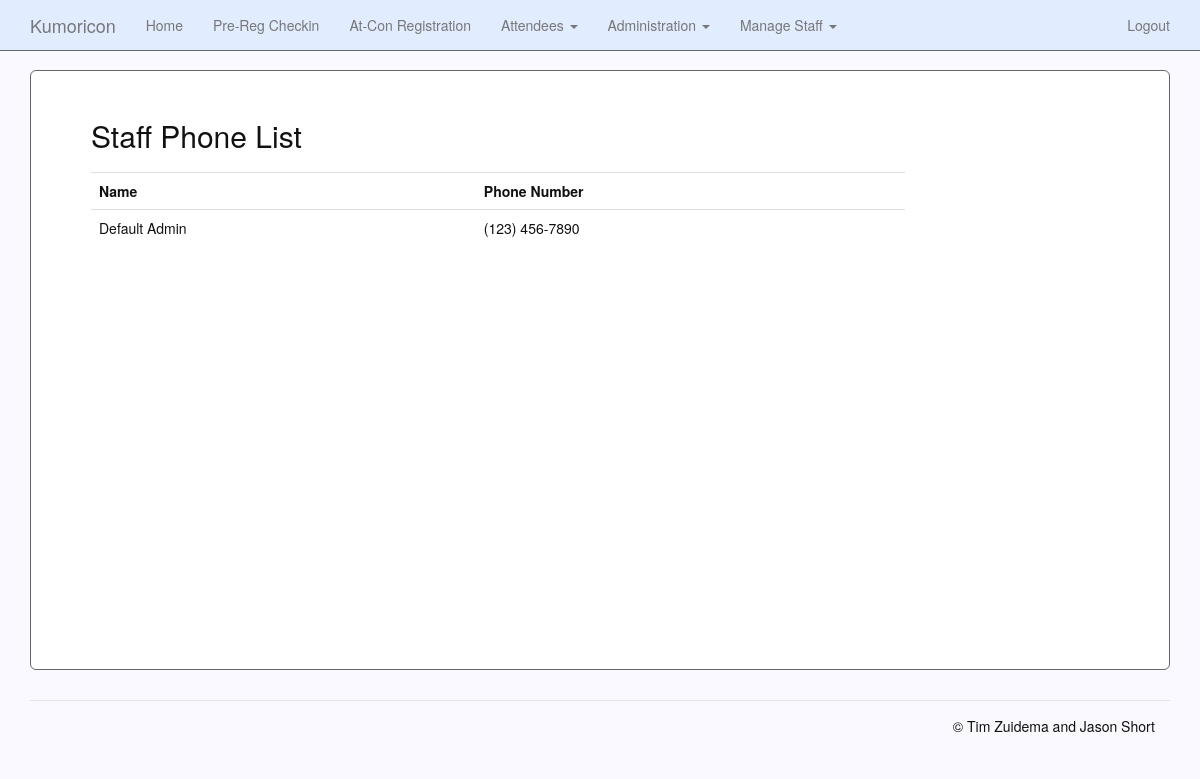
/site/staff/staff_contact_list.php (signed in), run on the app's committed database.
### tables this page shows
CREATE TABLE reg_staff
(
    staff_id        INT(10) PRIMARY KEY UNIQUE NOT NULL AUTO_INCREMENT,
    username        VARCHAR(60) NOT NULL UNIQUE,
    password        CHAR(98) NOT NULL,
    enabled         BOOLEAN DEFAULT TRUE NOT NULL,
    first_name      VARCHAR(60) NOT NULL,
    last_name       VARCHAR(60) NOT NULL,
    initials        CHAR(3) UNIQUE NOT NULL,
    phone_number    VARCHAR(60),
    last_badge_number MEDIUMINT(5) UNSIGNED ZEROFILL DEFAULT 0 NOT NULL COMMENT 'Last badge number created by this user',
    access_level    INT DEFAULT 1 NOT NULL
);

### site/includes/functions.php (called while the page is built, shortened)
<?php
$conn = getDBConnection();
function getDBConnection() {
	$db_hostname = "localhost";
	$db_name = "registration";
	$db_user = "kumo_rw";
	$db_password = "CHANGEME";
	try {
		$conn = new PDO('mysql:host=' . $db_hostname . ';dbname=' . $db_name, $db_user, $db_password);
		$conn->setAttribute(PDO::ATTR_ERRMODE, PDO::ERRMODE_EXCEPTION);
	} catch(PDOException $e) {
		echo 'ERROR: ' . $e->getMessage();
		die();
	}
	return $conn;
}
function staffList(){
	global $conn;
	$stmt = $conn->prepare("SELECT * FROM reg_staff ORDER BY first_name ASC");
	$stmt->execute();
	$stmt->setFetchMode(PDO::FETCH_CLASS, "Staff");
	return $stmt;
}

### site/staff/staff_contact_list.php (the view, shortened to what this page needs)
<?php
require_once('../includes/functions.php');
$staffList = staffList();
?>
<!DOCTYPE html>
<html lang="en">
<head>
  <link href="../assets/dist/css/bootstrap.min.css" rel="stylesheet">
  <link href="../assets/css/navbar-fixed-top.css" rel="stylesheet">
</head>
<body>
<?php require '../includes/template/navigationBar.php'; ?>
<div class="container">
  <div class="jumbotron">
    <h2>Staff Phone List</h2>
    <table id="list_table" class="table report">
      <tr>
        <th scope="col">Name</th>
        <th scope="col">Phone Number</th>
      </tr>
      <?php while ($staff = $staffList->fetch()) { ?>
        <tr>
          <td><?php echo $staff->first_name ?> <?php echo $staff->last_name ?></td>
          <td><?php echo $staff->phone_number ?></td>
        </tr>
      <?php } ?>
    </table>
  </div>
  <?php require '../includes/template/footer.php' ?>
</div>
</body>
</html>

### site/assets/css/navbar-fixed-top.css (style rules this page uses)
body { padding-top: 70px; background-color: #F9F9FF; color: #111; }
.jumbotron { color: #111; background-color: #FFFFFF; min-height: 600px; border: 1px solid #666; }
.report { width: 80%; }
h2 { margin-top: 0px !important; margin-bottom: 20px !important; }

### data on the page
reg_staff: first_name "Default", last_name "Admin", phone_number "(123) 456-7890"
